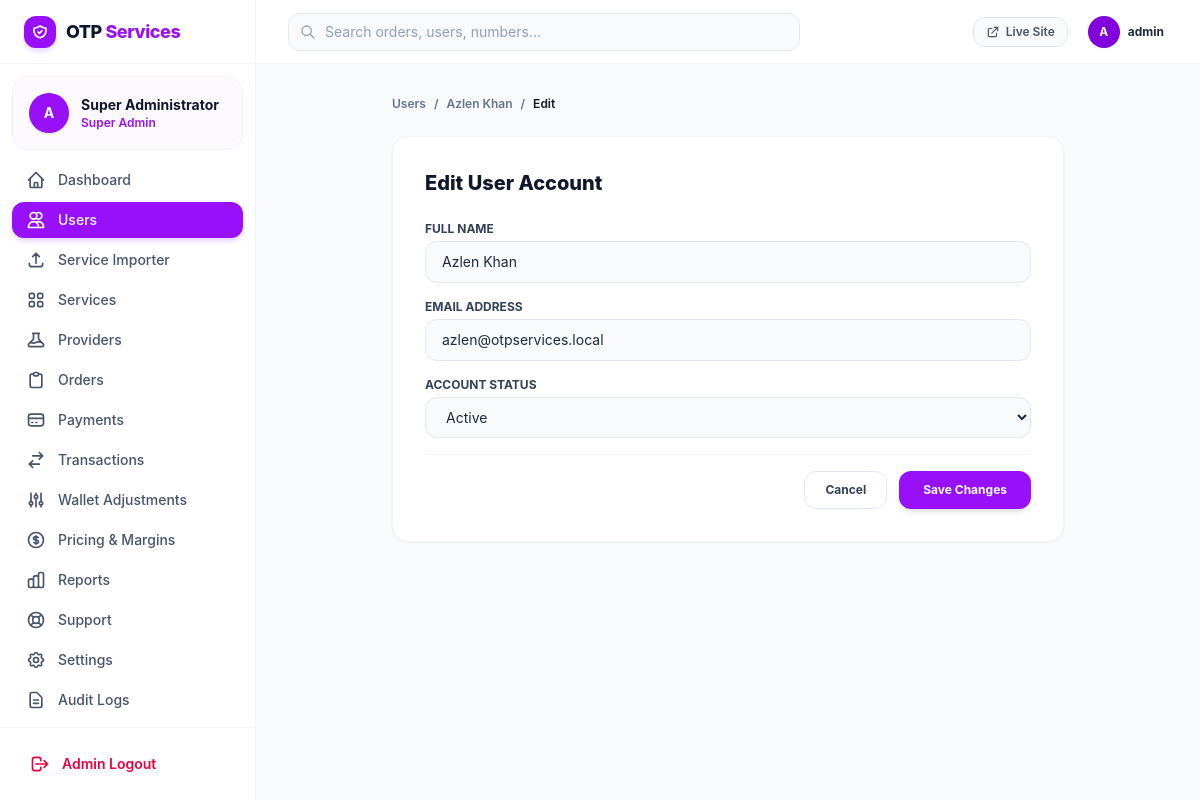
The app's page /admin/user-edit.php?id=1 (signed in) with its own data.
### tables this page shows
CREATE TABLE `users` (
  `id` INT AUTO_INCREMENT PRIMARY KEY,
  `name` VARCHAR(100) NOT NULL,
  `email` VARCHAR(191) NOT NULL UNIQUE,
  `username` VARCHAR(50) UNIQUE NULL,
  `password_hash` VARCHAR(255) NOT NULL,
  `status` ENUM('active', 'suspended', 'banned') DEFAULT 'active',
  `created_at` TIMESTAMP DEFAULT CURRENT_TIMESTAMP,
  `updated_at` TIMESTAMP DEFAULT CURRENT_TIMESTAMP ON UPDATE CURRENT_TIMESTAMP,
  INDEX `idx_users_email` (`email`),
  INDEX `idx_users_status` (`status`)
);

### includes/session.php (called while the page is built, shortened)
<?php
function current_admin_id(): ?int {
    return $_SESSION['admin_id'] ?? null;
}
function get_current_admin_data(): ?array {
    $aid = current_admin_id();
    $db = get_db();
    $stmt = $db->prepare("SELECT a.*, r.name as role_name, r.slug as role_slug FROM admins a LEFT JOIN roles r ON r.id = a.role_id WHERE a.id = ? LIMIT 1");
    $stmt->execute([$aid]);
    return $stmt->fetch() ?: null;
}

### admin/includes/auth.php (called while the page is built, shortened)
<?php
require_once __DIR__ . '/../../includes/functions.php';
require_once __DIR__ . '/../../includes/session.php';
$currentAdmin = get_current_admin_data();

### includes/functions.php (called while the page is built, shortened)
<?php
function e(?string $string): string {
    return htmlspecialchars($string ?? '', ENT_QUOTES, 'UTF-8');
}

### admin/user-edit.php (the view, shortened to what this page needs)
<?php
require_once __DIR__ . '/includes/header.php';
require_once __DIR__ . '/includes/sidebar.php';
$db = get_db();
$userId = (int)($_GET['id'] ?? 0);
$stmt = $db->prepare("SELECT * FROM users WHERE id = ? LIMIT 1");
$stmt->execute([$userId]);
$user = $stmt->fetch();
?>
<div class="flex-1 flex flex-col min-w-0 overflow-hidden">
    <?php require_once __DIR__ . '/includes/navbar.php'; ?>
    <main class="flex-1 overflow-y-auto p-4 sm:p-8 bg-slate-50/60">
        <div class="max-w-2xl mx-auto space-y-6">
            <div class="flex items-center gap-2 text-xs font-semibold text-slate-500">
                <a href="/admin/users.php" class="hover:text-purple-600">Users</a>
                <span>/</span>
                <a href="/admin/user-details.php?id=<?= $user['id'] ?>" class="hover:text-purple-600"><?= e($user['name']) ?></a>
                <span>/</span>
                <span class="text-slate-900">Edit</span>
            </div>
            <div class="bg-white rounded-2xl border border-slate-100 shadow-xs p-6 sm:p-8 space-y-6">
                <h1 class="text-xl font-extrabold text-slate-900">Edit User Account</h1>
                <form action="/admin/user-edit.php?id=<?= $user['id'] ?>" method="POST" class="space-y-4">
                    <div>
                        <label for="name" class="block text-xs font-bold text-slate-700 mb-1 uppercase">Full Name</label>
                        <input type="text" id="name" name="name" required value="<?= e($user['name']) ?>" class="w-full px-4 py-2.5 bg-slate-50 border border-slate-200 rounded-xl text-sm focus:outline-none">
                    </div>
                    <div>
                        <label for="email" class="block text-xs font-bold text-slate-700 mb-1 uppercase">Email Address</label>
                        <input type="email" id="email" name="email" required value="<?= e($user['email']) ?>" class="w-full px-4 py-2.5 bg-slate-50 border border-slate-200 rounded-xl text-sm focus:outline-none">
                    </div>
                    <div>
                        <label for="status" class="block text-xs font-bold text-slate-700 mb-1 uppercase">Account Status</label>
                        <select id="status" name="status" class="w-full px-4 py-2.5 bg-slate-50 border border-slate-200 rounded-xl text-sm focus:outline-none">
                            <option value="active" <?= $user['status'] === 'active' ? 'selected' : '' ?>>Active</option>
                        </select>
                    </div>
                    <div class="flex justify-end gap-3 pt-4 border-t border-slate-100">
                        <a href="/admin/user-details.php?id=<?= $user['id'] ?>" class="px-5 py-2.5 rounded-xl border border-slate-200 text-xs font-bold text-slate-700">Cancel</a>
                        <button type="submit" class="px-6 py-2.5 rounded-xl bg-purple-600 text-white font-bold text-xs hover:bg-purple-700 shadow-md">Save Changes</button>
                    </div>
                </form>
            </div>
        </div>
    </main>
</div>
<?php require_once __DIR__ . '/includes/footer.php'; ?>

### admin/includes/sidebar.php (shortened to what this page needs)
<?php
$currentScript = basename($_SERVER['PHP_SELF']);
?>
<aside :class="sidebarOpen ? 'translate-x-0' : '-translate-x-full'" class="fixed inset-y-0 left-0 z-50 w-64 bg-white border-r border-slate-100 flex flex-col justify-between transition-transform duration-200 ease-in-out md:static md:translate-x-0 shrink-0">
    <div class="overflow-y-auto">
        <div class="h-16 flex items-center px-6 border-b border-slate-100">
            <a href="/admin/dashboard.php" class="flex items-center gap-2.5">
                <div class="w-8 h-8 rounded-xl bg-purple-600 flex items-center justify-center text-white shadow-md shadow-purple-200">
                </div>
                <span class="font-extrabold text-lg tracking-tight text-slate-900">OTP <span class="text-purple-600">Services</span></span>
            </a>
        </div>
        <div class="p-4 mx-3 my-3 bg-purple-50/60 rounded-2xl flex items-center gap-3 border border-purple-100/60">
            <div class="w-10 h-10 rounded-full bg-purple-600 text-white font-bold flex items-center justify-center text-sm shadow-sm">
                A
            </div>
            <div class="overflow-hidden">
                <div class="text-sm font-bold text-slate-900 truncate"><?= e($currentAdmin['name']) ?></div>
                <div class="text-xs text-purple-600 font-semibold">Super Admin</div>
            </div>
        </div>
        <nav class="px-3 space-y-1 text-sm font-medium pb-6">
            <a href="/admin/dashboard.php" class="flex items-center gap-3 px-3.5 py-2 rounded-xl transition-colors <?= in_array($currentScript, ['dashboard.php', 'index.php']) ? 'bg-purple-600 text-white shadow-md shadow-purple-200' : 'text-slate-600 hover:bg-slate-50 hover:text-slate-900' ?>">
                <svg class="w-5 h-5 shrink-0" fill="none" viewBox="0 0 24 24" stroke="currentColor"><path stroke-linecap="round" stroke-linejoin="round" stroke-width="2" d="M3 12l2-2m0 0l7-7 7 7M5 10v10a1 1 0 001 1h3m10-11l2 2m-2-2v10a1 1 0 01-1 1h-3m-6 0a1 1 0 001-1v-4a1 1 0 011-1h2a1 1 0 011 1v4a1 1 0 001 1m-6 0h6"/></svg>
                <span>Dashboard</span>
            </a>
            <a href="/admin/users.php" class="flex items-center gap-3 px-3.5 py-2 rounded-xl transition-colors <?= in_array($currentScript, ['users.php', 'user-details.php', 'user-edit.php', 'user-transactions.php']) ? 'bg-purple-600 text-white shadow-md shadow-purple-200' : 'text-slate-600 hover:bg-slate-50 hover:text-slate-900' ?>">
                <svg class="w-5 h-5 shrink-0" fill="none" viewBox="0 0 24 24" stroke="currentColor"><path stroke-linecap="round" stroke-linejoin="round" stroke-width="2" d="M12 4.354a4 4 0 110 5.292M15 21H3v-1a6 6 0 0112 0v1zm0 0h6v-1a6 6 0 00-9-5.197M13 7a4 4 0 11-8 0 4 4 0 018 0z"/></svg>
                <span>Users</span>
            </a>
            <a href="/admin/service-importer.php" class="flex items-center gap-3 px-3.5 py-2 rounded-xl transition-colors <?= in_array($currentScript, ['service-importer.php', 'import-history.php']) ? 'bg-purple-600 text-white shadow-md shadow-purple-200' : 'text-slate-600 hover:bg-slate-50 hover:text-slate-900' ?>">
                <svg class="w-5 h-5 shrink-0" fill="none" viewBox="0 0 24 24" stroke="currentColor"><path stroke-linecap="round" stroke-linejoin="round" stroke-width="2" d="M4 16v1a3 3 0 003 3h10a3 3 0 003-3v-1m-4-8l-4-4m0 0L8 8m4-4v12"/></svg>
                <span>Service Importer</span>
            </a>
            <a href="/admin/services.php" class="flex items-center gap-3 px-3.5 py-2 rounded-xl transition-colors <?= in_array($currentScript, ['services.php', 'service-add.php', 'service-edit.php', 'categories.php', 'countries.php']) ? 'bg-purple-600 text-white shadow-md shadow-purple-200' : 'text-slate-600 hover:bg-slate-50 hover:text-slate-900' ?>">
                <span>Services</span>
            </a>
            <a href="/admin/providers.php" class="flex items-center gap-3 px-3.5 py-2 rounded-xl transition-colors <?= in_array($currentScript, ['providers.php', 'provider-add.php', 'provider-edit.php', 'provider-test.php', 'provider-logs.php']) ? 'bg-purple-600 text-white shadow-md shadow-purple-200' : 'text-slate-600 hover:bg-slate-50 hover:text-slate-900' ?>">
                <span>Providers</span>
            </a>
            <a href="/admin/orders.php" class="flex items-center gap-3 px-3.5 py-2 rounded-xl transition-colors <?= in_array($currentScript, ['orders.php', 'order-details.php']) ? 'bg-purple-600 text-white shadow-md shadow-purple-200' : 'text-slate-600 hover:bg-slate-50 hover:text-slate-900' ?>">
                <svg class="w-5 h-5 shrink-0" fill="none" viewBox="0 0 24 24" stroke="currentColor"><path stroke-linecap="round" stroke-linejoin="round" stroke-width="2" d="M9 5H7a2 2 0 00-2 2v12a2 2 0 002 2h10a2 2 0 002-2V7a2 2 0 00-2-2h-2M9 5a2 2 0 002 2h2a2 2 0 002-2M9 5a2 2 0 012-2h2a2 2 0 012 2"/></svg>
                <span>Orders</span>
            </a>
            <a href="/admin/payments.php" class="flex items-center gap-3 px-3.5 py-2 rounded-xl transition-colors <?= in_array($currentScript, ['payments.php', 'deposit-requests.php', 'refunds.php']) ? 'bg-purple-600 text-white shadow-md shadow-purple-200' : 'text-slate-600 hover:bg-slate-50 hover:text-slate-900' ?>">
                <svg class="w-5 h-5 shrink-0" fill="none" viewBox="0 0 24 24" stroke="currentColor"><path stroke-linecap="round" stroke-linejoin="round" stroke-width="2" d="M3 10h18M7 15h1m4 0h1m-7 4h12a3 3 0 003-3V8a3 3 0 00-3-3H6a3 3 0 00-3 3v8a3 3 0 003 3z"/></svg>
                <span>Payments</span>
            </a>
            <a href="/admin/transactions.php" class="flex items-center gap-3 px-3.5 py-2 rounded-xl transition-colors <?= $currentScript === 'transactions.php' ? 'bg-purple-600 text-white shadow-md shadow-purple-200' : 'text-slate-600 hover:bg-slate-50 hover:text-slate-900' ?>">
                <svg class="w-5 h-5 shrink-0" fill="none" viewBox="0 0 24 24" stroke="currentColor"><path stroke-linecap="round" stroke-linejoin="round" stroke-width="2" d="M8 7h12m0 0l-4-4m4 4l-4 4m0 6H4m0 0l4 4m-4-4l4-4"/></svg>
                <span>Transactions</span>
            </a>
            <a href="/admin/wallet.php" class="flex items-center gap-3 px-3.5 py-2 rounded-xl transition-colors <?= $currentScript === 'wallet.php' ? 'bg-purple-600 text-white shadow-md shadow-purple-200' : 'text-slate-600 hover:bg-slate-50 hover:text-slate-900' ?>">
                <svg class="w-5 h-5 shrink-0" fill="none" viewBox="0 0 24 24" stroke="currentColor"><path stroke-linecap="round" stroke-linejoin="round" stroke-width="2" d="M12 6V4m0 2a2 2 0 100 4m0-4a2 2 0 110 4m-6 8a2 2 0 100-4m0 4a2 2 0 110-4m0 4v2m0-6V4m6 6v10m6-2a2 2 0 100-4m0 4a2 2 0 110-4m0 4v2m0-6V4"/></svg>
                <span>Wallet Adjustments</span>
            </a>
            <a href="/admin/pricing.php" class="flex items-center gap-3 px-3.5 py-2 rounded-xl transition-colors <?= $currentScript === 'pricing.php' ? 'bg-purple-600 text-white shadow-md shadow-purple-200' : 'text-slate-600 hover:bg-slate-50 hover:text-slate-900' ?>">
                <span>Pricing & Margins</span>
            </a>
            <a href="/admin/reports.php" class="flex items-center gap-3 px-3.5 py-2 rounded-xl transition-colors <?= $currentScript === 'reports.php' ? 'bg-purple-600 text-white shadow-md shadow-purple-200' : 'text-slate-600 hover:bg-slate-50 hover:text-slate-900' ?>">
                <span>Reports</span>
            </a>
            <a href="/admin/support.php" class="flex items-center gap-3 px-3.5 py-2 rounded-xl transition-colors <?= in_array($currentScript, ['support.php', 'ticket-details.php']) ? 'bg-purple-600 text-white shadow-md shadow-purple-200' : 'text-slate-600 hover:bg-slate-50 hover:text-slate-900' ?>">
                <span>Support</span>
            </a>
            <a href="/admin/settings.php" class="flex items-center gap-3 px-3.5 py-2 rounded-xl transition-colors <?= in_array($currentScript, ['settings.php', 'website-settings.php', 'payment-settings.php', 'security.php', 'security-settings.php']) ? 'bg-purple-600 text-white shadow-md shadow-purple-200' : 'text-slate-600 hover:bg-slate-50 hover:text-slate-900' ?>">
                <span>Settings</span>
            </a>
            <a href="/admin/audit-logs.php" class="flex items-center gap-3 px-3.5 py-2 rounded-xl transition-colors <?= in_array($currentScript, ['audit-logs.php', 'activity-logs.php']) ? 'bg-purple-600 text-white shadow-md shadow-purple-200' : 'text-slate-600 hover:bg-slate-50 hover:text-slate-900' ?>">
                <svg class="w-5 h-5 shrink-0" fill="none" viewBox="0 0 24 24" stroke="currentColor"><path stroke-linecap="round" stroke-linejoin="round" stroke-width="2" d="M9 12h6m-6 4h6m2 5H7a2 2 0 01-2-2V5a2 2 0 012-2h5.586a1 1 0 01.707.293l5.414 5.414a1 1 0 01.293.707V19a2 2 0 01-2 2z"/></svg>
                <span>Audit Logs</span>
            </a>
        </nav>
    </div>
    <div class="p-4 border-t border-slate-100">
        <a href="/admin/logout.php" class="flex items-center gap-3 px-3.5 py-2.5 rounded-xl text-sm font-semibold text-rose-600 hover:bg-rose-50 transition-colors">
            <svg class="w-5 h-5" fill="none" viewBox="0 0 24 24" stroke="currentColor"><path stroke-linecap="round" stroke-linejoin="round" stroke-width="2" d="M17 16l4-4m0 0l-4-4m4 4H7m6 4v1a3 3 0 01-3 3H6a3 3 0 01-3-3V7a3 3 0 013-3h4a3 3 0 013 3v1"/></svg>
            <span>Admin Logout</span>
        </a>
    </div>
</aside>

### admin/includes/navbar.php (shortened to what this page needs)
<header class="h-16 bg-white border-b border-slate-100 flex items-center justify-between px-4 sm:px-8 shrink-0">
    <div class="flex items-center gap-4 flex-1 max-w-lg">
        <form action="/admin/orders.php" method="GET" class="relative w-full">
            <span class="absolute inset-y-0 left-0 pl-3 flex items-center pointer-events-none text-slate-400">
            </span>
            <input type="text" name="search" placeholder="Search orders, users, numbers..." class="w-full pl-9 pr-4 py-2 bg-slate-50 border border-slate-200 rounded-xl text-sm placeholder:text-slate-400 focus:outline-none focus:ring-2 focus:ring-purple-600/20 focus:border-purple-600 focus:bg-white transition-all">
        </form>
    </div>
    <div class="flex items-center gap-4">
        <a href="/index.php" target="_blank" class="hidden sm:inline-flex items-center gap-1.5 px-3 py-1.5 rounded-xl text-xs font-semibold bg-slate-50 border border-slate-200 text-slate-600 hover:bg-slate-100 transition-colors">
            <svg class="w-3.5 h-3.5" fill="none" viewBox="0 0 24 24" stroke="currentColor"><path stroke-linecap="round" stroke-linejoin="round" stroke-width="2" d="M10 6H6a2 2 0 00-2 2v10a2 2 0 002 2h10a2 2 0 002-2v-4M14 4h6m0 0v6m0-6L10 14"/></svg>
            Live Site
        </a>
        <div class="flex items-center gap-2 p-1">
            <div class="w-8 h-8 rounded-full bg-purple-700 text-white font-bold flex items-center justify-center text-xs shadow-xs">
                A
            </div>
            <span class="text-xs font-bold text-slate-800 hidden sm:inline"><?= e($currentAdmin['username']) ?></span>
        </div>
    </div>
</header>

### records on screen
users: name "Azlen Khan", email "azlen@otpservices.local", status "Active"

### other values on screen
$currentAdmin['name'] "Super Administrator"
$currentAdmin['username'] "admin"
